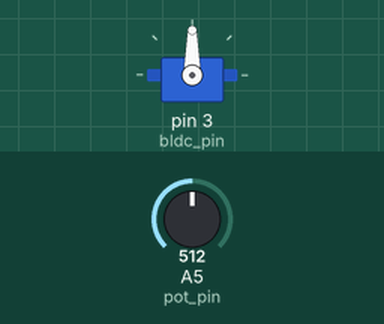
Simulated run of this sketch. Board: Arduino Mega 2560, built with avr-gcc and run on an emulated ATmega2560. On the bench: servo. The inputs (shaded band) are chosen by the test bench; at power-on: A5 (pot_pin) = 512. What the sketch prints to the serial monitor is not drawn.

Above: at 2.2 s.
2.3 s: A5 (pot_pin) set to 716
At 3.3 s:
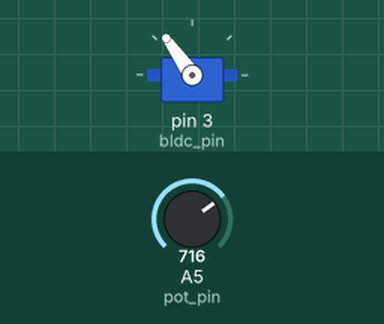
4.0 s: A5 (pot_pin) set to 900
At 4.5 s:
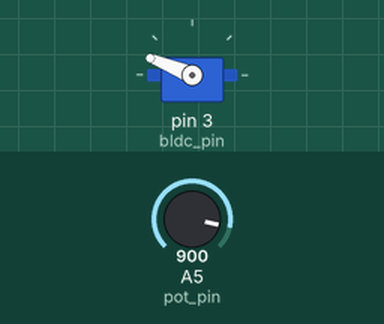
5.5 s: A5 (pot_pin) set to 1023
At 6.7 s:
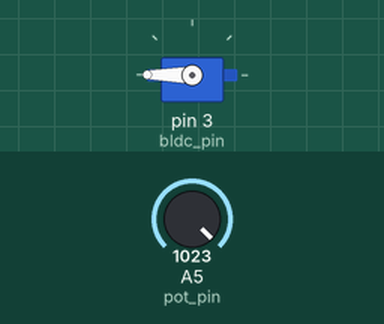
7.0 s: A5 (pot_pin) set to 306
At 8.2 s:
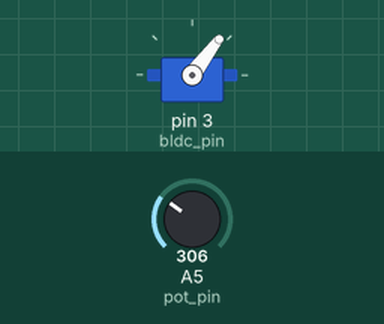
8.5 s: A5 (pot_pin) set to 122
At 9.4 s:
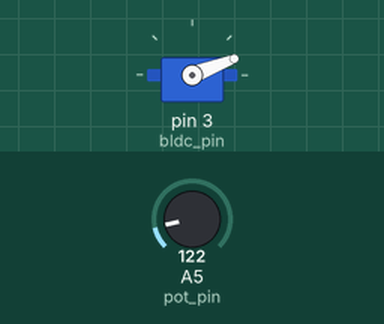
10.0 s: A5 (pot_pin) set to 0
At 10.6 s:
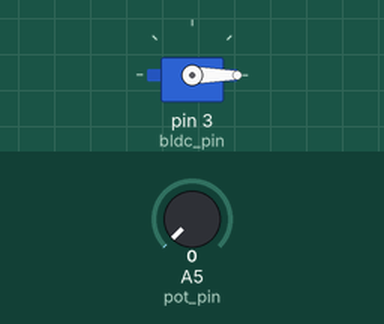
Timing chart, 0 to 12.5 s (numbered marks = the images above; inputs shaded):
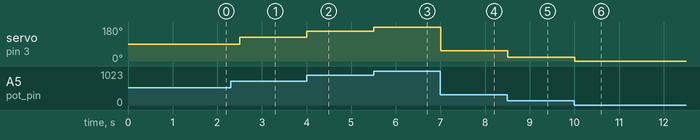

The sketch:

esc_pot.ino
```cpp
// Controlling BLDC motor using potentiometer

#include<Servo.h>
Servo e1;
#define pot_pin A5
int bldc_pin = 3;
int val=0;

void setup() {
  Serial.begin(9600);
  pinMode(pot_pin,INPUT);
  delay(1000);
  e1.attach(bldc_pin);
  e1.write(0);
  // put your setup code here, to run once:

}

void loop() {
  val = analogRead(pot_pin);
  val = map(val,0,1023,0,180);
  e1.write(val);
  Serial.print(val);
  delay(300);
  // put your main code here, to run repeatedly:

}
```

Measured:
- after the input at 2.3 s, servo on pin 3 (bldc_pin): 90° → 125° after 0.20 s
- after the input at 4.0 s, servo on pin 3 (bldc_pin): 125° → 158° at once
- after the input at 5.5 s, servo on pin 3 (bldc_pin): 158° → 180° at once
- after the input at 7.0 s, servo on pin 3 (bldc_pin): 180° → 53° at once
- after the input at 8.5 s, servo on pin 3 (bldc_pin): 53° → 21° at once
- after the input at 10.0 s, servo on pin 3 (bldc_pin): 21° → 0° at once
